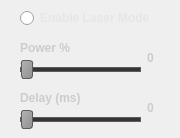
    <widget class="QWidget" name="tabLaser">
     <attribute name="title">
      <string>Laser</string>
     </attribute>
     <widget class="QSlider" name="slideLaserPower">
      <property name="geometry">
       <rect>
        <x>20</x>
        <y>60</y>
        <width>121</width>
        <height>19</height>
       </rect>
      </property>
      <property name="styleSheet">
       <string notr="true">QSlider::handle:horizontal {
	background: qlineargradient(x1:0, y1:0, x2:1, y2:1, stop:0 #b4b4b4, stop:1 #8f8f8f);
     border: 1px solid #5c5c5c;
     border-radius: 3px;
     margin: -8px 0; /* expand outside the groove */
	 width: 10px;
	 height: 18px;
 }
QSlider::groove:horizontal {
	height: 3px;
	background-color: rgb(53, 53, 53);
	border: 1px solid #5c5c5c;
}</string>
      </property>
      <property name="maximum">
       <number>100</number>
      </property>
      <property name="orientation">
       <enum>Qt::Horizontal</enum>
      </property>
     </widget>
     <widget class="QLabel" name="labelLaserDelay">
      <property name="geometry">
       <rect>
        <x>130</x>
        <y>100</y>
        <width>41</width>
        <height>16</height>
       </rect>
      </property>
      <property name="font">
       <font>
        <family>Arial</family>
        <weight>75</weight>
        <bold>true</bold>
       </font>
      </property>
      <property name="styleSheet">
       <string notr="true">color:rgb(204,204,204);</string>
      </property>
      <property name="text">
       <string>0</string>
      </property>
      <property name="alignment">
       <set>Qt::AlignCenter</set>
      </property>
     </widget>
     <widget class="QSlider" name="slideLaserDelay">
      <property name="geometry">
       <rect>
        <x>20</x>
        <y>110</y>
        <width>121</width>
        <height>19</height>
       </rect>
      </property>
      <property name="styleSheet">
       <string notr="true">QSlider::handle:horizontal {
	background: qlineargradient(x1:0, y1:0, x2:1, y2:1, stop:0 #b4b4b4, stop:1 #8f8f8f);
     border: 1px solid #5c5c5c;
     border-radius: 3px;
     margin: -8px 0; /* expand outside the groove */
	 width: 10px;
	 height: 18px;
 }
QSlider::groove:horizontal {
	height: 3px;
	background-color: rgb(53, 53, 53);
	border: 1px solid #5c5c5c;
}</string>
      </property>
      <property name="maximum">
       <number>100</number>
      </property>
      <property name="orientation">
       <enum>Qt::Horizontal</enum>
      </property>
     </widget>
     <widget class="QLabel" name="label_13">
      <property name="geometry">
       <rect>
        <x>20</x>
        <y>90</y>
        <width>71</width>
        <height>16</height>
       </rect>
      </property>
      <property name="font">
       <font>
        <family>Arial</family>
        <weight>75</weight>
        <bold>true</bold>
       </font>
      </property>
      <property name="styleSheet">
       <string notr="true">color:rgb(204,204,204);</string>
      </property>
      <property name="text">
       <string>Delay (ms)</string>
      </property>
     </widget>
     <widget class="QLabel" name="label_12">
      <property name="geometry">
       <rect>
        <x>20</x>
        <y>40</y>
        <width>51</width>
        <height>16</height>
       </rect>
      </property>
      <property name="font">
       <font>
        <family>Arial</family>
        <weight>75</weight>
        <bold>true</bold>
       </font>
      </property>
      <property name="styleSheet">
       <string notr="true">color:rgb(204,204,204);</string>
      </property>
      <property name="text">
       <string>Power %</string>
      </property>
     </widget>
     <widget class="QLabel" name="labelLaserPower">
      <property name="geometry">
       <rect>
        <x>130</x>
        <y>50</y>
        <width>41</width>
        <height>16</height>
       </rect>
      </property>
      <property name="font">
       <font>
        <family>Arial</family>
        <weight>75</weight>
        <bold>true</bold>
       </font>
      </property>
      <property name="styleSheet">
       <string notr="true">color:rgb(204,204,204);</string>
      </property>
      <property name="text">
       <string>0</string>
      </property>
      <property name="alignment">
       <set>Qt::AlignCenter</set>
      </property>
     </widget>
     <widget class="QRadioButton" name="radioLaserMode">
      <property name="geometry">
       <rect>
        <x>20</x>
        <y>10</y>
        <width>131</width>
        <height>16</height>
       </rect>
      </property>
      <property name="font">
       <font>
        <family>Arial</family>
        <weight>75</weight>
        <bold>true</bold>
       </font>
      </property>
      <property name="styleSheet">
       <string notr="true">	 color: rgb(230,230,230);
</string>
      </property>
      <property name="text">
       <string>Enable Laser Mode</string>
      </property>
     </widget>
    </widget>
